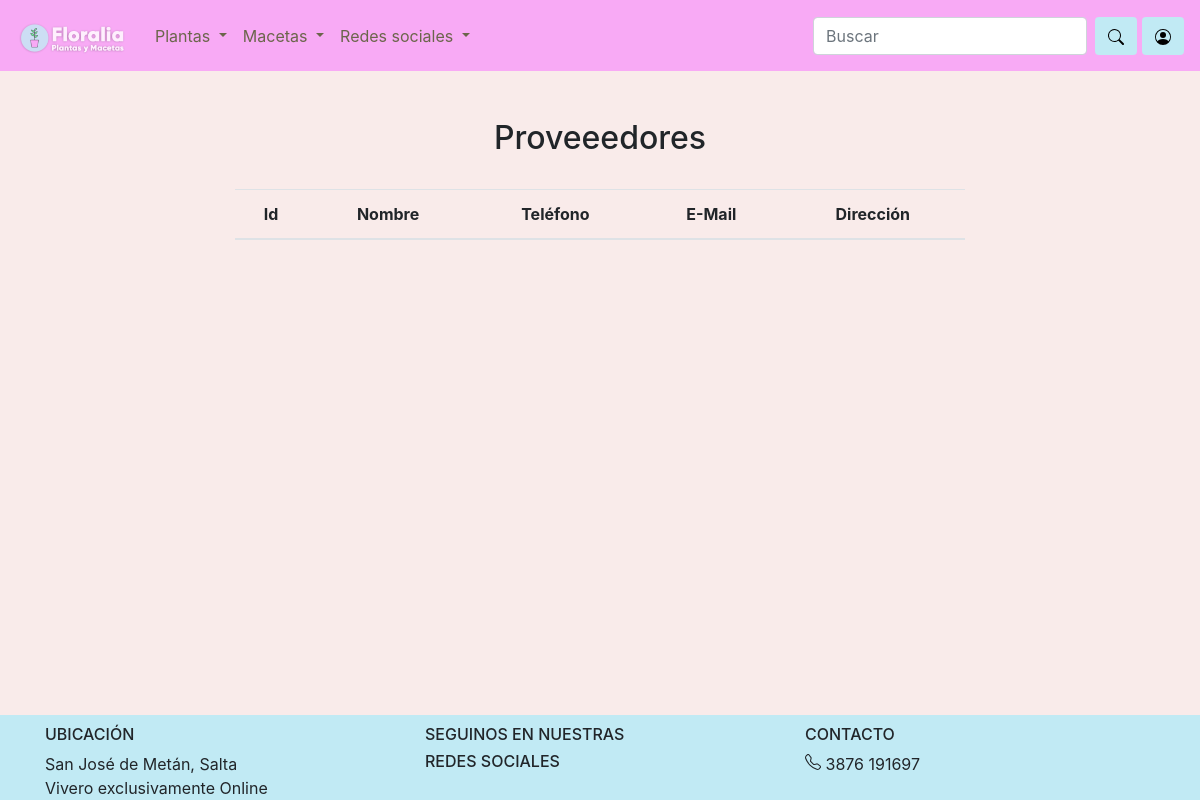
Page /proveedores/ on the earlier database version.
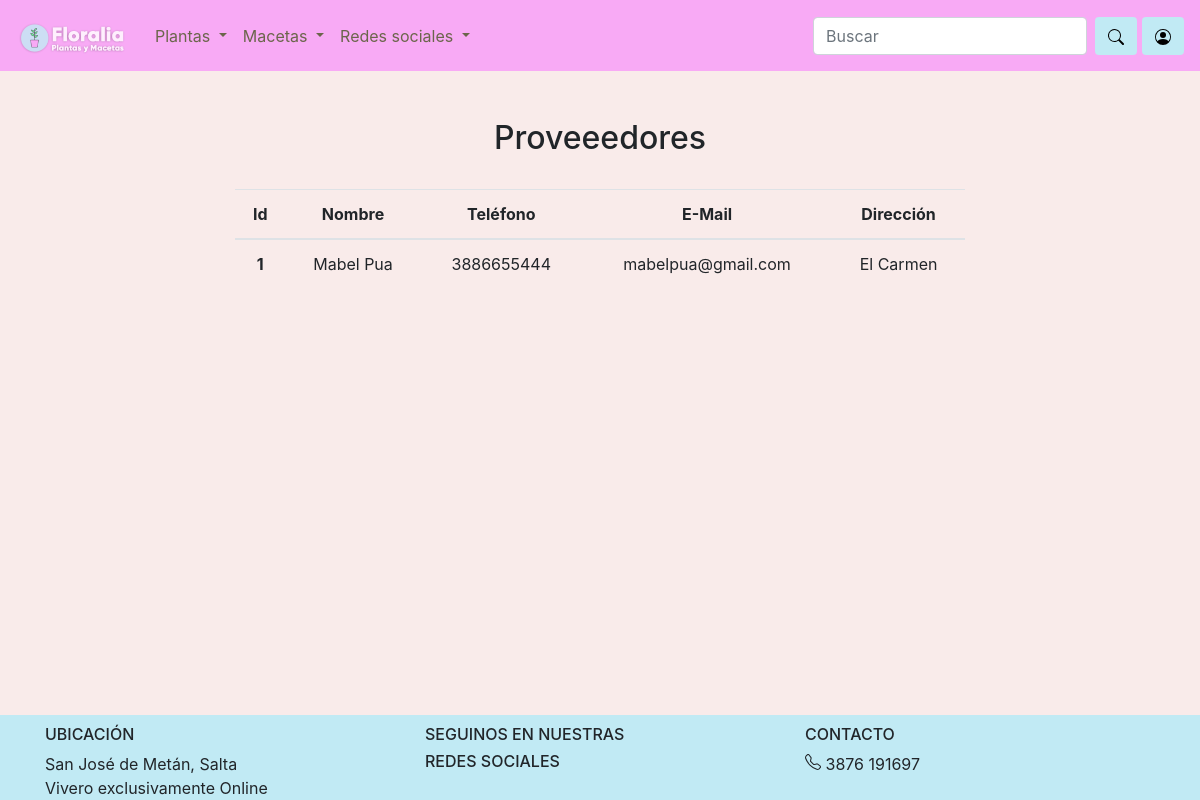
Same page on the later database version.
### appF/models.py (models this page shows, shortened)
class Proveedor(models.Model):
	nombre= models.CharField(max_length=80)
	telefono=models.CharField(max_length=25)
	mail=models.CharField(max_length=50)
	direccion=models.CharField(max_length=80)
	class Meta:
		verbose_name_plural: 'Proveedores'

### appF/views.py (the view)
# urls.py: path('proveedores/',views.proveedores, name='proveedores'),
def proveedores(request):
	proveedores=Proveedor.objects.all()
	p={'proveedores':proveedores}
	return render(request, 'proveedores.html', p)

### appF/templates/proveedores.html (shortened to what this page needs)
{% extends "plantilla.html" %}
{% load static %}
{% block content %}
<br>
<div id="div2" class="container text-center">
  <div class="row align-items-start">
    <div class="col-2">
    </div>
    <div class="col-8">
      <h2>Proveeedores</h2>
      <br>
      <table class="table">
        <thead>
          <tr>
            <th scope="col">Id</th>
            <th scope="col">Nombre</th>
            <th scope="col">Teléfono</th>
            <th scope="col">E-Mail</th>
            <th scope="col">Dirección</th>
          </tr>
        </thead>
        <tbody>
          {% for p in proveedores %}
          <tr>
            <th scope="row">{{ p.id }}</th>
            <td>{{ p.nombre }}</td>
            <td>{{ p.telefono }}</td>
            <td>{{ p.mail }}</td>
            <td>{{ p.direccion }}</td>
          </tr>
          {% endfor %}
        </tbody>
      </table>
    </div>
    <div class="col-2">
    </div>
  </div>
</div>
<br>
{% endblock %}

### appF/templates/plantilla.html (shortened to what this page needs)
{% load static %}
<!DOCTYPE html>
<html>
<head>
	<link rel="stylesheet" type="text/css" href="{% static 'CSS/bootstrap.min.css' %}">
  <link rel="stylesheet" type="text/css" href="{% static 'CSS/style.css' %}">
</head>
<body>
	<header>
		<nav class="navbar navbar-expand-lg">
  <a class="navbar-brand" href="{% url 'Inicio' %}"><img class="logo_flor" src="{% static 'IMG/logo.png' %}" width="115px" height="45px"></a>
  <div class="collapse navbar-collapse" id="navbarSupportedContent">
    <ul class="navbar-nav mr-auto">
      <li class="nav-item active dropdown">
        <a class="nav-link dropdown-toggle" href="#" id="navbarDropdown" role="button" data-toggle="dropdown" aria-haspopup="true" aria-expanded="false">
          Plantas
        </a>
      </li>
      <li class="nav-item dropdown">
        <a class="nav-link dropdown-toggle" href="#" id="navbarDropdown" role="button" data-toggle="dropdown" aria-haspopup="true" aria-expanded="false">
          Macetas
        </a>
      </li>
      <li class="nav-item dropdown">
        <a class="nav-link dropdown-toggle" href="#" id="navbarDropdown" role="button" data-toggle="dropdown" aria-haspopup="true" aria-expanded="false">
          Redes sociales
        </a>
    </ul>
    <form class="form-inline my-2 my-lg-0">
      <input class="form-control mr-sm-2" type="search" placeholder="Buscar" aria-label="Search">
      <button class="btn my-2 my-sm-0 buscar" type="submit"><img src="{% static 'IMG/search.svg' %}"></button>
    </form>
    <a href="{% url 'login' %}" class="btn btn_flo"><img src="{% static 'IMG/person-circle.svg' %}"></a>
  </div>
</nav>
</header>
<br>
{% block content %}
{% endblock %}
<br>
<footer class="color_flo">
  <div class="container">
    <div class="row justify-content-around">
      <div class="col">
        <h6>UBICACIÓN</h6>
        San José de Metán, Salta <br>
        Vivero exclusivamente Online
    </div>
      <div class="col">
        <h6>SEGUINOS EN NUESTRAS</h6>
        <h6>REDES SOCIALES</h6>
      </div>
      <div class="col">
        <h6>CONTACTO</h6>
 3876 191697
      </div>
    </div>
  </div>
</footer>
</body>
</html>

### appF/static/CSS/style.css (style rules this page uses)
:root { --background-color: #C1EAF4; --primary-color: #53FF84; --highlight-color: #F8AAF5; }
body { background-color: #f9ebea; position: relative; padding-bottom: 80px; min-height: 100vh; }
a { text-decoration: none; color: #6B654B; }
footer { position: absolute; bottom: 0px; width: 100%; }
nav { background-color: var(--highlight-color); }
footer { padding-top: 10px ; }
.btn_flo { background-color: var(--background-color); color: black; margin-left: 5px; }
.color_flo { background-color: var(--background-color); }
.buscar { color: #6B654B; background-color: var(--background-color); }

Differences in the rows shown:
added Proveedor: id "1", nombre "Mabel Pua", telefono "3886655444", mail "mabelpua@gmail.com", direccion "El Carmen"
